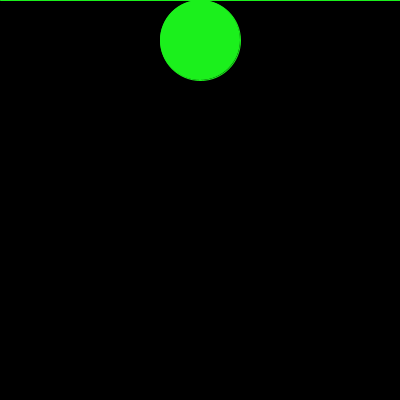
Frame 1 (no input)
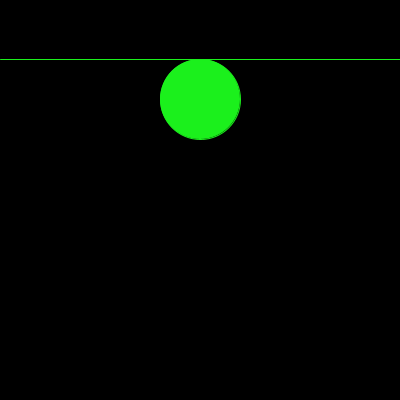
Frame 60 (the mouse pressed at the canvas centre just before this capture)
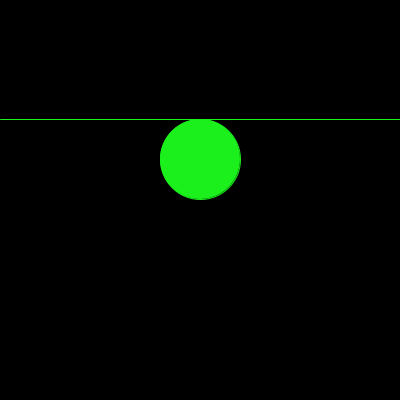
Frame 120 (the mouse held since frame 60 and released just before this capture)

The Processing sketch that drew these frames (run headless with seeded random() and noise(); from frame 60 on, the mouse is pressed at the canvas centre):

// Processing sketch: ejercicio19
// ── ejercicio19.pde
/** Dibuja un circulo y una linea que sube y baja  **/

int posY;
int incremento;
int radio;

void setup(){
  size(400,400);
  posY=0;
  incremento=1;
  radio=40;
}

void draw(){
  background(0);
  stroke(#1BF01C);
  fill(#1BF01C);
  ellipse(width/2,posY+radio,80,80);
  line(0,posY,width,posY);
  posY+=incremento;
  if(posY>=height || posY<=0)// controla si la posicion en y llega a los laterales de arriba y abajo
  {
    incremento*=-1; // cada vez que llega al borde se invierte su sentido
    radio=radio*-1; // sirve para posicionar el circulo arriba o abajo de la linea
  }
}
